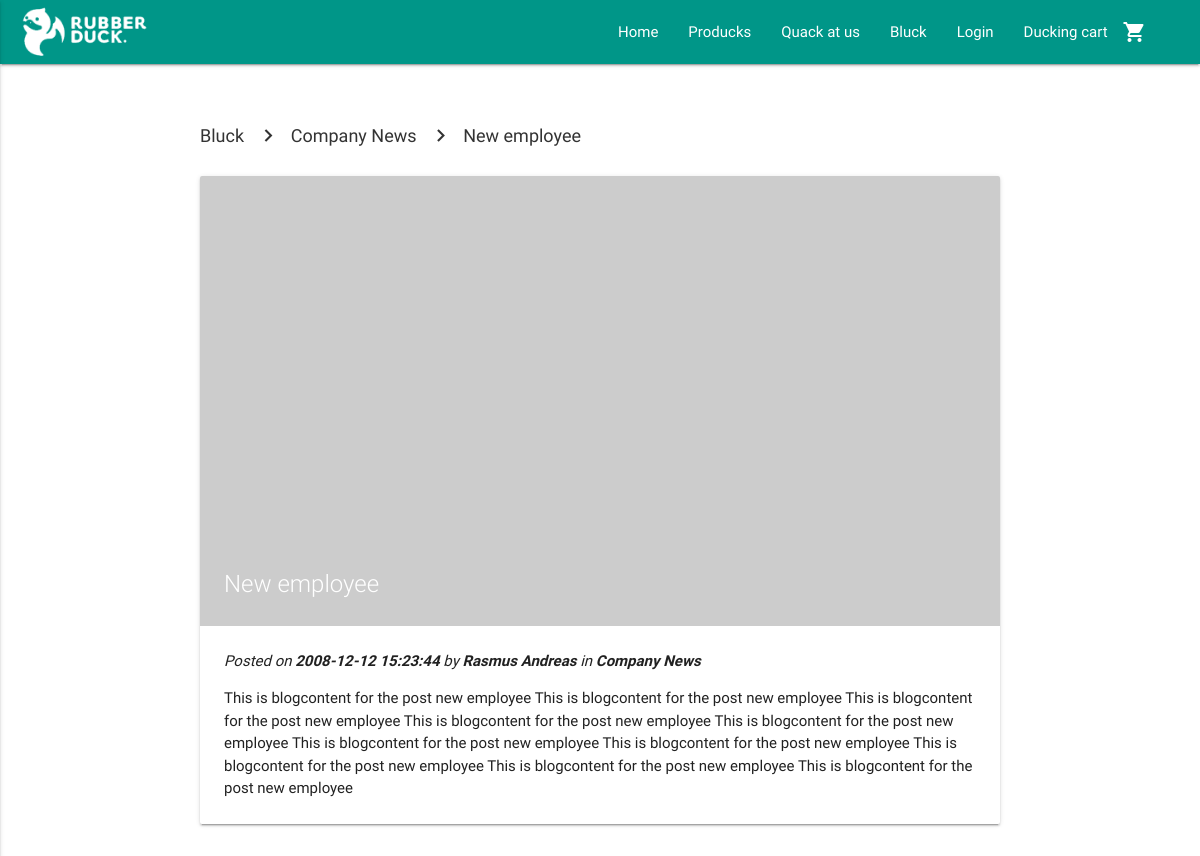
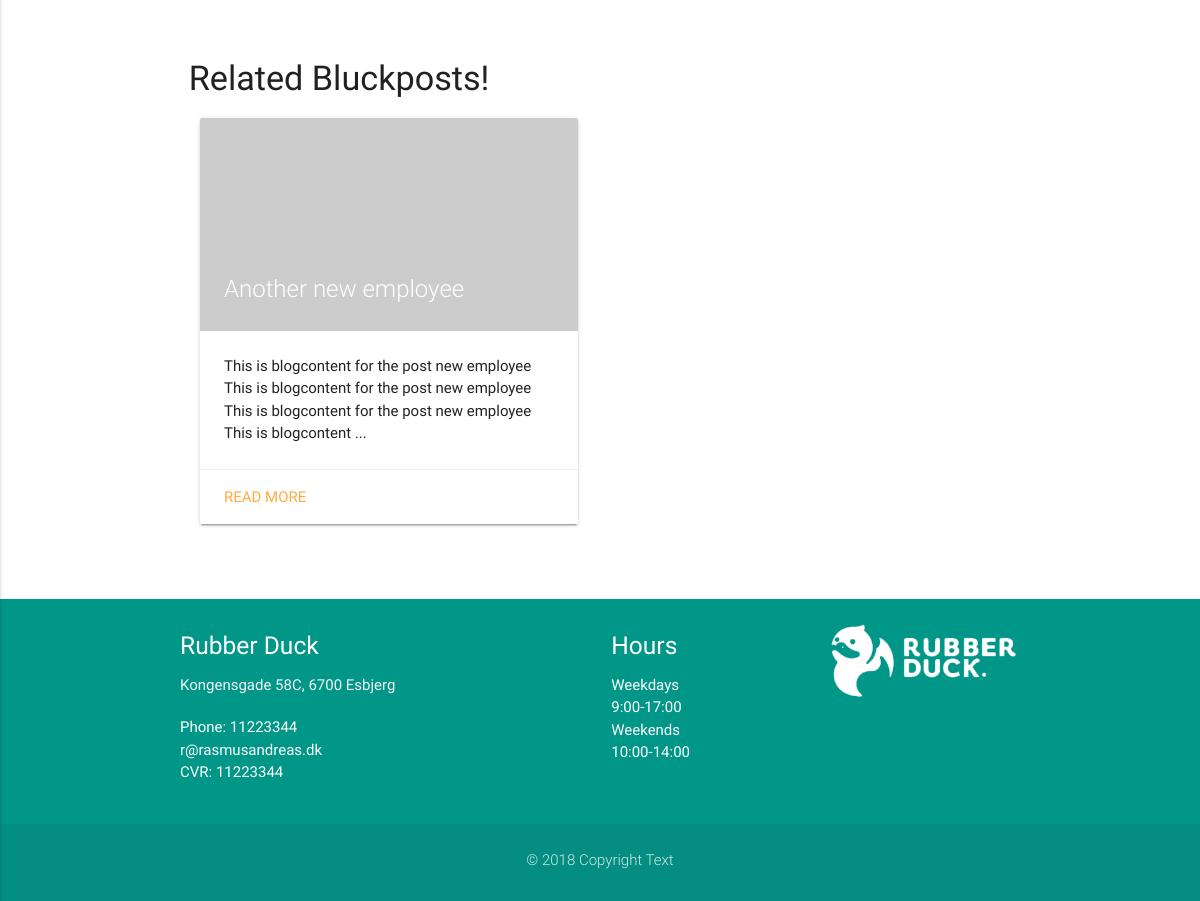
The app's page /view/post.php?post=1 with its own data (2 pictures, top to bottom).
### tables this page shows
CREATE TABLE BasicPageInfo (
  CVR int NOT NULL PRIMARY KEY,
  LogoURL varchar(255) NOT NULL,
  ShopName varchar(255) NOT NULL,
  AboutUsText TEXT NULL,
  Email varchar(255) NULL,
  Phone int NULL,
  Street varchar(255) NULL,
  HouseNumber varchar(255) NULL,
  StripeToken varchar(255) NULL,
  ProductsSeoTitle varchar(255) NULL,
  ProductsMetaDescription varchar(255) NULL,
  BlogSeoTitle varchar(255) NULL,
  BlogMetaDescription varchar(255) NULL,
  ContactSeoTitle varchar(255) NULL,
  ContactMetaDescription varchar(255) NULL,
  HomeSeoTitle varchar(255) NULL,
  HomeMetaDescription varchar(255) NULL,
  ZipCode int(20) NOT NULL  
);

CREATE TABLE BlogCategory (
  BlogCategoryID int AUTO_INCREMENT NOT NULL PRIMARY KEY,
  CategoryName varchar(255) NOT NULL,
  Description TEXT NULL,
  SeoTitle varchar(255) NULL,
  MetaDescription varchar(255) NULL
);

CREATE TABLE BlogPost (
  BlogPostID int AUTO_INCREMENT NOT NULL PRIMARY KEY,
  Title varchar(255) NOT NULL,
  SeoTitle varchar(255) NULL,
  MetaDescription varchar(255) NULL,
  BlogContent TEXT NOT NULL,
  BlogDate TIMESTAMP NOT NULL,
  UserEmail varchar(255) NOT NULL,  
  BlogCategoryID int(20) NOT NULL,  
  RelatedProducts int NULL  
);

CREATE TABLE User (
  UserEmail varchar(255) NOT NULL PRIMARY KEY,
  Password varchar(255) NOT NULL,
  FirstName varchar(255) NOT NULL,
  LastName varchar(255) NOT NULL,
  ResetKey varchar(255) NULL,
  AccessLevel int NOT NULL
);

CREATE TABLE ZipCode (
    ZipCode int(20) NOT NULL PRIMARY KEY,
    City varchar(255)
);

CREATE TABLE Hours (
  HoursID int AUTO_INCREMENT NOT NULL PRIMARY KEY,
  Open varchar(255) NOT NULL,
  Close varchar(255) NOT NULL,
  Day varchar(255) NULL
);

### model/contactDAO.php (called while the page is built, shortened)
<?php
    function getPageInfo() {
        try {
            $conn = DB::connect();
            $handle = $conn->prepare("SELECT BasicPageInfo.* , ZipCode.City FROM `BasicPageInfo` INNER JOIN ZipCode ON ZipCode.ZipCode = BasicPageInfo.ZipCode");
            $handle->execute();
            $result = $handle->fetchAll( \PDO::FETCH_ASSOC );
            return $result;
        }
        catch(\PDOException $ex) {
            return print($ex->getMessage());
        }
    }
    function getHours() {
        try {
            $conn = DB::connect();
            $handle = $conn->prepare("SELECT * FROM Hours");
            $handle->execute();
            $result = $handle->fetchAll( \PDO::FETCH_ASSOC );
            return $result;
        }
        catch(\PDOException $ex) {
            return print($ex->getMessage());
        }
    }

### includes/loginCustomer/session.php (called while the page is built, shortened)
<?php
	function logged_in() {
		return isset($_SESSION['CustomerEmail']);
	}
?>

### admin/class/Security.php (called while the page is built, shortened)
<?php
class Security {
  static function secureString($input) {
    $nohtml = filter_var($input, FILTER_SANITIZE_STRING);
    $trimmed = trim($nohtml);
    return $trimmed;
  }
}

### model/blogDAO.php (called while the page is built, shortened)
<?php
function getAllRelatedPosts($categoryID, $postID) {
  try {
      $conn = DB::connect();
      $categoryID = Security::secureString($categoryID);
      $postID = Security::secureString($postID);
      $query = "SELECT BlogPost.*, ImgGallery.* FROM `BlogPost` LEFT JOIN `BlogImg` ON BlogPost.BlogPostID = BlogImg.BlogPostID LEFT JOIN `ImgGallery` ON BlogImg.ImgID = ImgGallery.ImgID WHERE `BlogCategoryID` = :catid AND NOT BlogPost.BlogPostID = :postid";
      $handle = $conn->prepare($query);
      $handle->bindParam(':catid', $categoryID);
      $handle->bindParam(':postid', $postID);
      $handle->execute();
      $result = $handle->fetchAll( \PDO::FETCH_ASSOC );
      return $result;
  }
  catch(\PDOException $ex) {
      return print($ex->getMessage());
  }
}
function getPost($blogID) {
  try {
      $conn = DB::connect();
      $blogID = Security::secureString($blogID);
      $query = "SELECT BlogPost.*, ImgGallery.ImgID, ImgGallery.URL FROM BlogPost LEFT JOIN BlogImg ON BlogImg.BlogPostID = BlogPost.BlogPostID LEFT JOIN ImgGallery ON ImgGallery.ImgID = BlogImg.ImgID WHERE BlogPost.BlogPostID = :blogid ORDER BY BlogImg.ImgID ASC";
      $handle = $conn->prepare($query);
      $handle->bindParam(':blogid', $blogID);
      $handle->execute();
      $result = $handle->fetchAll( \PDO::FETCH_ASSOC );
      return $result;
  }
  catch(\PDOException $ex) {
      return print($ex->getMessage());
  }
}
function getBlogCategory($id) {
  try {
      $conn = DB::connect();
      $id = Security::secureString($id);
      $query = "SELECT * FROM `BlogCategory` WHERE BlogCategoryID = :id";
      $handle = $conn->prepare($query);
      $handle->bindParam(':id', $id);
      $handle->execute();
      $result = $handle->fetchAll( \PDO::FETCH_ASSOC );
      return $result;
  }
  catch(\PDOException $ex) {
      return print($ex->getMessage());
  }
}
function getAuthor($authorEmail) {
  try {
      $conn = DB::connect();
      $authorEmail = Security::secureString($authorEmail);
      $query = "SELECT * FROM `User` WHERE UserEmail = :mail";
      $handle = $conn->prepare($query);
      $handle->bindParam(':mail', $authorEmail);
      $handle->execute();
      $result = $handle->fetchAll( \PDO::FETCH_ASSOC );
      return $result;
  }
  catch(\PDOException $ex) {
      return print($ex->getMessage());
  }
}
?>

### view/post.php (the view, shortened to what this page needs)
<?php
require_once('../includes/header.php');
require_once("../model/blogDAO.php");
$post = $_GET["post"];
$postData = getPost($post);
$breadcrumbCat = getBlogCategory($postData[0]["BlogCategoryID"]);
$author = getAuthor($postData[0]["UserEmail"]);
?>
  <div class="container post-container">
      <nav class="breadcrumb-nav">
        <div class="nav-wrapper">
          <div class="col s12">
            <a href="blog.php" class="breadcrumb">Bluck</a>
            <a href="blog.php?cat=<?php echo $postData[0]["BlogCategoryID"]; ?>" class="breadcrumb"><?php echo $breadcrumbCat[0]["CategoryName"]; ?></a>
            <a href="#!" class="breadcrumb"><?php echo $postData[0]["Title"]; ?></a>
          </div>
        </div>
      </nav>
      <div class="row">
        <div class="col s12">
          <div class="card">
            <div class="card-image">
                <img src="<?php if($postData[0]["URL"] != "") {
                    echo $postData[0]["URL"];
                } else echo "http://via.placeholder.com/1920x1080"; ?>">
              <span class="card-title"><?php echo $postData[0]["Title"]; ?></span>
            </div>
            <div class="card-content">
              <i>Posted on <b><?php echo $postData[0]["BlogDate"]; ?></b> by <b><?php echo $author[0]["FirstName"]; ?></b> in <b><?php echo $breadcrumbCat[0]["CategoryName"]; ?></b></i>
              <p><?php echo $postData[0]["BlogContent"]; ?></p>
            </div>
          </div>
        </div>
      </div>
      <div class="outer row">
        <h4>Related Bluckposts!</h4>
        <?php
          $blogResult = getAllRelatedPosts($postData[0]["BlogCategoryID"], $post);
          foreach($blogResult as $row) {
            ?>
              <div class="col s12 m6">
                  <div class="card">
                      <div class="card-image">
                          <img src="<?php if($row["URL"] != "") {
                              echo $row["URL"];
                          } else echo "http://via.placeholder.com/1920x1080"; ?>">
                          <span class="card-title"><?php echo $row["Title"]; ?></span>
                      </div>
                      <div class="card-content">
                          <p><?php if (strlen($row["BlogContent"]) > 160) {
                                  echo preg_replace('/\s+?(\S+)?$/', '', filter_var(substr($row["BlogContent"], 0, 160), FILTER_SANITIZE_STRING)) . " ...";
                              } else echo $row["BlogContent"]; ?></p>
                      </div>
                      <div class="card-action">
                          <a href="post.php?post=<?php echo $row["BlogPostID"]; ?>">Read more</a>
                      </div>
                  </div>
              </div>
          <?php
          }
        ?>
      </div>
  </div>
<?php require_once('../includes/footer.php') ?>

### includes/header.php (shortened to what this page needs)
<?php
require_once("../admin/class/Security.php");
require_once("../includes/loginCustomer/session.php");
require_once("../model/contactDAO.php");
$pageInfo = getPageInfo();
?>
<!DOCTYPE html>
  <html>
    <html lang="en">
    <head>
      <?php require_once("../includes/seo.php"); ?>
      <link type="text/css" rel="stylesheet" href="../css/materialize.min.css"  media="screen,projection"/>
      <link type="text/css" rel="stylesheet" href="../css/custom/custom.css" />
    </head>
    <body>
      <nav class="teal">
        <div class="nav-wrapper">
          <a href="../index.php" class="brand-logo"><img class="responsive-img" style="max-height: 64px!important; padding: 4px 0!important;" src="<?php echo $pageInfo[0]["LogoURL"]; ?>"></a>
          <ul class="right hide-on-med-and-down">
            <li><a href="../index.php">Home</a></li>
            <li><a href="products.php">Producks</a></li>
            <li><a href="contact.php">Quack at us</a></li>
            <li><a href="blog.php">Bluck</a></li>
            <?php
              if (logged_in() == true) {
            ?>
            <li><a class="dropdown-button" href="" data-activates="dropdown1"><?php echo $_SESSION["FirstName"]; ?><i class="material-icons right">arrow_drop_down</i></a></li>
            <?php
              } else {
            ?>
            <li><a href="login.php">Login</a></li>
            <?php
              }
            ?>
            <li><a href="cart.php">Ducking cart<i class="material-icons right">shopping_cart</i></a></li>
            <?php
              if(isset($_SESSION["cart"])) {
                $amountInCart = count($_SESSION["cart"]);
                if ($amountInCart > 0) {
                ?>
                  <li class="cartamount"><a class="cartamount"><?php echo $amountInCart; ?></a></li>
                <?php
                } else {
                  ?>
                    <li class="cartamount"><a class="cartamount" style="color: transparent;">0</a></li>
                  <?php
                }
              } else {
                ?>
                  <li class="cartamount"><a class="cartamount" style="color: transparent;">0</a></li>
                <?php
              }
            ?>
          </ul>
        </div>
      </nav>

### includes/footer.php (shortened to what this page needs)
<?php require_once ('../model/contactDAO.php');
$pageInfo = getPageInfo();
$hours = getHours();
?>
<footer class="page-footer teal">
      <div class="container">
        <div class="row">
          <div class="col s12 m4">
            <h5 class="white-text"><?php echo $pageInfo[0]["ShopName"];?> </h5>
            <p class="grey-text text-lighten-4">
                <?php echo $pageInfo[0]["Street"] . " " . $pageInfo[0]["HouseNumber"] . ", " . $pageInfo[0]["ZipCode"] . " " . $pageInfo[0]["City"]; ?>
            </p>
              <p>
                Phone: <?php echo $pageInfo[0]["Phone"] ?>
                <br>
                <?php echo $pageInfo[0]["Email"] ?>
                <br>
                CVR: <?php echo $pageInfo[0]["CVR"] ?></p>
          </div>
          <div class="col s12 m3 offset-m2">
            <h5 class="white-text">Hours</h5>
            <ul>
              <?php
              foreach ($hours as $row) {
              ?>
              <li><?php echo $row["Day"] . "<br>" . $row["Open"] . "-" . $row["Close"]; ?></li>
              <?php
              }
              ?>
            </ul>
          </div>
          <div class="col s12 m3">
            <img class="responsive-img" src="<?php echo $pageInfo[0]["LogoURL"]; ?>">
          </div>
        </div>
      </div>
      <div class="footer-copyright">
        <div class="container">
          <p class="center">&copy; 2018 Copyright Text</p>
        </div>
      </div>
    </footer>
  </body>
</html>

### css/custom/custom.css (style rules this page uses)
body { position: relative; }
p { margin-bottom: 20px; }
nav .brand-logo { display: inline-block; padding-left: 20px; }
.brand-logo { display: block; margin-right: 20px; }
footer { margin: 0; }
.outer { width: 100%; margin: 0; padding: 40px 0 60px 0; }
.breadcrumb-nav { background: none; border: none; box-shadow: none; }
.breadcrumb-nav .breadcrumb { color: #333; }
.breadcrumb::before { color: #333; }
.post-container { margin-top: 40px; max-width: 800px; }
.post-container i { display: block; margin-bottom: 15px; }

### records on screen
basicpageinfo: LogoURL (picture), ShopName "Rubber Duck", Street "Kongensgade", HouseNumber "58C", ZipCode "6700", ZipCode.City "Esbjerg", Phone "11223344", Email "r@rasmusandreas.dk", CVR "11223344"
blogcategory: CategoryName "Company News"
blogpost: Title "New employee", BlogDate "2008-12-12 15:23:44", BlogContent "This is blogcontent for the post new employee This is blogcontent for the post new employee This is blogcontent for the post new employee This is blogcontent for the post new employee This is blogcontent for the post new employee This is blogcontent for the post new employee This is blogcontent for the post new employee This is blogcontent for the post new employee This is blogcontent for the post new employee This is blogcontent for the post new employee"
user: FirstName "Rasmus Andreas"
blogpost: Title "Another new employee", BlogContent "This is blogcontent for the post new employee This is blogcontent for the post new employee This is blogcontent for the post new employee This is blogcontent"
hours: Day "Weekdays", Open "9:00", Close "17:00"
hours: Day "Weekends", Open "10:00", Close "14:00"
